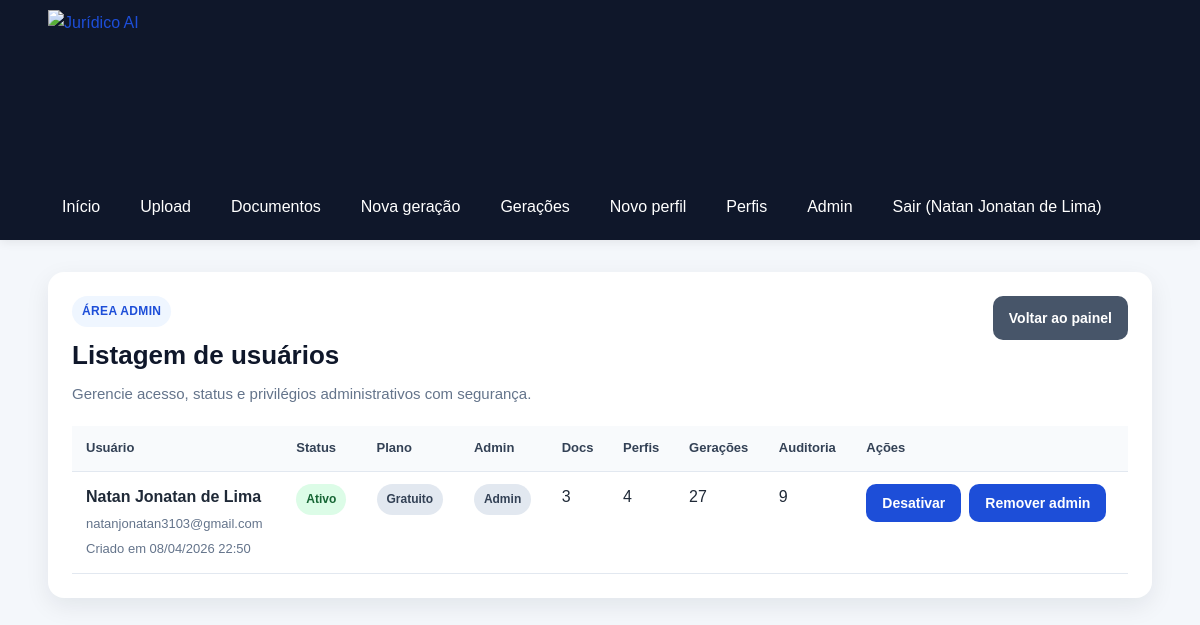
Page /admin/users (signed in) on the committed database.
### app/models/user.py (models this page shows, shortened)
class User(Base):
    __tablename__ = "users"
    id = Column(Integer, primary_key=True, index=True)
    full_name = Column(String(150), nullable=False)
    email = Column(String(255), nullable=False, unique=True, index=True)
    password_hash = Column(String(255), nullable=False)
    is_active = Column(Boolean, default=True, nullable=False)
    is_admin = Column(Boolean, default=False, nullable=False)
    plan_slug = Column(String(50), default="free", nullable=False, index=True)
    created_at = Column(DateTime, default=agora_brasil, nullable=False, index=True)
    updated_at = Column(DateTime, default=agora_brasil, onupdate=agora_brasil, nullable=False)

### app/routers/admin.py (the view)
@router.get("/users")
def admin_users(
    request: Request,
    db: Session = Depends(get_db),
):
    usuarios = listar_usuarios_admin(db)
    return templates.TemplateResponse(
        "admin_users.html",
        {
            "request": request,
            "title": "Usuários do sistema",
            "usuarios": usuarios,
            "sucesso": request.query_params.get("sucesso"),
            "erro": request.query_params.get("erro"),
        },
    )

### app/templates/admin_users.html (shortened to what this page needs)
{% extends "base.html" %}
{% block content %}
<section class="card">
    <div class="cabecalho-pagina">
        <div>
            <span class="etiqueta-secao">Área admin</span>
            <h2>Listagem de usuários</h2>
            <p class="texto-suave">Gerencie acesso, status e privilégios administrativos com segurança.</p>
        </div>
        <div class="acoes-topo">
            <a class="botao botao-secundario" href="/admin">Voltar ao painel</a>
        </div>
    </div>
    <div class="admin-table-wrapper">
        <table class="tabela-admin">
            <thead>
                <tr>
                    <th>Usuário</th>
                    <th>Status</th>
                    <th>Plano</th>
                    <th>Admin</th>
                    <th>Docs</th>
                    <th>Perfis</th>
                    <th>Gerações</th>
                    <th>Auditoria</th>
                    <th>Ações</th>
                </tr>
            </thead>
            <tbody>
                {% for usuario in usuarios %}
                    <tr>
                        <td>
                            <strong>{{ usuario.full_name }}</strong><br>
                            <span class="texto-pequeno">{{ usuario.email }}</span><br>
                            <span class="texto-pequeno">Criado em {{ usuario.created_at.strftime("%d/%m/%Y %H:%M") if usuario.created_at else "-" }}</span>
                        </td>
                        <td>
                            {% if usuario.is_active %}
                                <span class="badge badge-sucesso">Ativo</span>
                            {% else %}
                                <span class="badge badge-erro">Inativo</span>
                            {% endif %}
                        </td>
                        <td>
                            <span class="badge badge-neutro">
                                {{ "Gratuito" if usuario.plan_slug == "free" else usuario.plan_slug }}
                            </span>
                        </td>
                        <td>
                            {% if usuario.is_admin %}
                                <span class="badge badge-neutro">Admin</span>
                            {% else %}
                                <span class="badge badge-neutro">Padrão</span>
                            {% endif %}
                        </td>
                        <td>{{ usuario.documentos }}</td>
                        <td>{{ usuario.perfis }}</td>
                        <td>{{ usuario.geracoes }}</td>
                        <td>{{ usuario.auditorias }}</td>
                        <td>
                            <div class="admin-acoes-linha">
                                <form method="post" action="/admin/users/{{ usuario.id }}/toggle-active" data-confirm-action data-confirm-title="Alterar status do usuário" data-confirm-message="Confirme a alteração de status desta conta.">
                                    <button type="submit" class="botao botao-secundario">
                                        {% if usuario.is_active %}Desativar{% else %}Ativar{% endif %}
                                    </button>
                                </form>
                                <form method="post" action="/admin/users/{{ usuario.id }}/toggle-admin" data-confirm-action data-confirm-title="Alterar privilégio admin" data-confirm-message="Confirme a alteração do privilégio administrativo desta conta.">
                                    <button type="submit" class="botao">
                                        {% if usuario.is_admin %}Remover admin{% else %}Tornar admin{% endif %}
                                    </button>
                                </form>
                            </div>
                        </td>
                    </tr>
                {% endfor %}
            </tbody>
        </table>
    </div>
</section>
{% endblock %}

### app/templates/base.html (shortened to what this page needs)
<!DOCTYPE html>
<html lang="pt-BR">
<head>
    <link rel="stylesheet" href="{{ url_for('static', path='css/style.css') }}?v=7.6">
</head>
<body>
    <header class="topo">
        <div class="container topo-conteudo">
            <a href="/" class="marca-link" aria-label="Ir para a página inicial do Jurídico AI">
                <img
                    src="{{ url_for('static', path='img/logo-juridico-ai-sem-fundo.png') }}"
                    alt="Jurídico AI"
                    class="logo-juridico"
                >
            </a>
            <nav class="menu">
                <a href="/">Início</a>
                <a href="/documents/upload">Upload</a>
                <a href="/documents">Documentos</a>
                <a href="/generations/create">Nova geração</a>
                <a href="/generations">Gerações</a>
                <a href="/writing-profiles/create">Novo perfil</a>
                <a href="/writing-profiles">Perfis</a>
                {% if request.session.get("is_admin") %}
                <a href="/admin">Admin</a>
                {% endif %}
                {% if request.session.get("user_id") %}
                <form method="post" action="/auth/logout" class="menu-logout-form">
                    <button type="submit" class="menu-logout-button">
                        Sair{% if request.session.get("user_name") %} ({{ request.session.get("user_name") }}){% endif %}
                    </button>
                </form>
                {% endif %}
            </nav>
        </div>
    </header>
    <main class="container pagina-conteudo">
        {% block content %}{% endblock %}
    </main>
</body>
</html>

### app/static/css/style.css (style rules this page uses)
* { margin: 0; padding: 0; box-sizing: border-box; }
body { font-family: Arial, Helvetica, sans-serif; background: #f4f7fb; color: #1f2937; line-height: 1.6; }
a { color: #1d4ed8; text-decoration: none; }
.container { width: min(1180px, 92%); margin: 0 auto; }
.topo { background: #0f172a; color: #ffffff; padding: 10px 0; box-shadow: 0 2px 10px rgba(0, 0, 0, 0.08); }
.topo-conteudo { display: flex; justify-content: space-between; align-items: center; gap: 24px; flex-wrap: wrap; }
.marca-link { display: flex; align-items: center; text-decoration: none; flex-shrink: 0; }
.logo-juridico { display: block; height: 150px; width: auto; max-width: 100%; }
.menu { display: flex; gap: 12px; flex-wrap: wrap; }
.menu a { color: #ffffff; padding: 10px 14px; border-radius: 8px; transition: background 0.2s ease; }
.menu-logout-form { margin: 0; }
.menu-logout-button { border: 0; background: transparent; color: #ffffff; padding: 10px 14px; border-radius: 8px; cursor: pointer; font: inherit; transition: background 0.2s ease; }
.pagina-conteudo { padding: 32px 0; }
.card { background: #ffffff; border-radius: 16px; padding: 24px; box-shadow: 0 8px 24px rgba(15, 23, 42, 0.08); margin-bottom: 24px; }
.cabecalho-pagina { display: flex; justify-content: space-between; align-items: flex-start; gap: 16px; flex-wrap: wrap; margin-bottom: 20px; }
.cabecalho-pagina h2 { font-size: 26px; color: #0f172a; margin-bottom: 6px; }
.etiqueta-secao { display: inline-block; margin-bottom: 8px; padding: 6px 10px; border-radius: 999px; background: #eff6ff; color: #1d4ed8; font-size: 12px; font-weight: 700; letter-spacing: 0.03em; text-transform: uppercase; }
.texto-suave { color: #64748b; font-size: 15px; }
.texto-pequeno { color: #64748b; font-size: 13px; margin-top: 4px; }
.acoes-topo { display: flex; gap: 10px; flex-wrap: wrap; }
.botao, button.botao { display: inline-flex; align-items: center; justify-content: center; background: #1d4ed8; color: #ffffff; border: none; border-radius: 10px; padding: 11px 16px; font-size: 14px; font-weight: bold; cursor: pointer; transition: background 0.2s ease, transform 0.2s ease, opacity 0.2s ease; }
.botao-secundario { background: #475569; }
.admin-table-wrapper { overflow-x: auto; }
.tabela-admin { width: 100%; border-collapse: collapse; }
.tabela-admin th, .tabela-admin td { text-align: left; padding: 12px 14px; border-bottom: 1px solid #e2e8f0; vertical-align: top; }
.tabela-admin th { background: #f8fafc; color: #334155; font-size: 13px; }
.admin-acoes-linha { display: flex; flex-wrap: wrap; gap: 8px; }
.admin-acoes-linha form { display: block; }
form { display: flex; flex-direction: column; gap: 14px; }
.badge { display: inline-flex; align-items: center; justify-content: center; padding: 6px 10px; border-radius: 999px; font-size: 12px; font-weight: bold; }
.badge-sucesso { background: #dcfce7; color: #166534; }
.badge-neutro { background: #e2e8f0; color: #334155; }
.botao, button.botao, .botao-perigo { gap: 8px; }

### rows in the picture
User: session.get "Natan Jonatan de Lima", full_name "Natan Jonatan de Lima", email "natanjonatan3103@gmail.com", created_at "08/04/2026 22:50", plan_slug "Gratuito", documentos "3", perfis "4", geracoes "27", auditorias "9"
